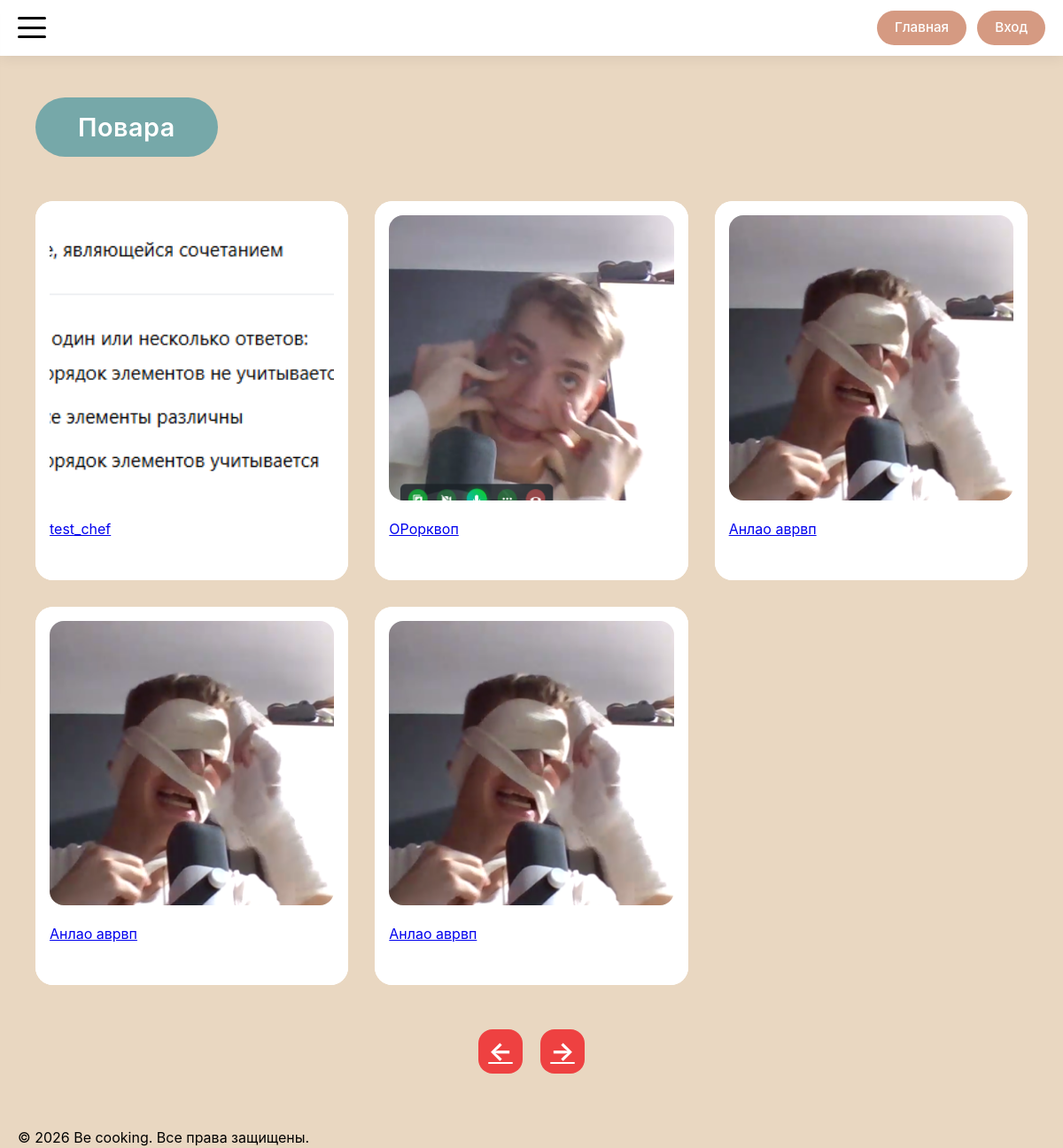
The page /chefs on the database its author committed.
### models.py (models this page shows)
class Chef(db.Model):
    __tablename__ = 'chef'
    id = db.Column(db.Integer, primary_key=True)
    name = db.Column(db.String(70), nullable=False)
    description = db.Column(db.Text, nullable=False)
    image_url = db.Column(db.String(300))
    tags = db.Column(db.JSON)  # Хранит массив строк: ["итальянская", "французская"]
    created_at = db.Column(db.DateTime, default=datetime.utcnow)
    user_id = db.Column(db.Integer, db.ForeignKey('user.id'), nullable=False)
    ratings = db.relationship('ChefRating', backref='chef', lazy='dynamic', cascade='all, delete-orphan')

### routes/chef_routes.py (the view)
@app.route('/chefs')
def chefs():
    page = request.args.get('page', 1, type=int)
    category = request.args.get('category', type=str)
    per_page = 6
    query = Chef.query.order_by(Chef.created_at.desc())
    if category:
        query = query.filter(Chef.tags.contains(category.lower()))
    pagination = query.paginate(page=page, per_page=per_page, error_out=False)
    adapted_chefs = [adapt_chef_for_template(c) for c in pagination.items]
    return render_template(
        'chefs/chefs.html',
        chefs=adapted_chefs,
        current_page=page,
        has_next=pagination.has_next,
        current_category=category
    )

### app.py (called while the page is built)
@app.context_processor
def inject_enums():
    return dict(UserRoleEnum=UserRoleEnum)

### routes/chef_routes.py (called while the page is built)
def adapt_chef_for_template(chef):
    if chef:
        chef.photo_url = chef.image_url
        chef.bio = chef.description
    return chef

### templates/chefs/chefs.html (shortened to what this page needs)
{% extends 'base/base.html' %}
{% block main_class %}gallery-main{% endblock %}
{% block container_class %}gallery-container{% endblock %}
{% block content %}
<div class="gallery-header-wrapper" style="display: flex; justify-content: space-between; align-items: center;">
    <h1 class="gallery-title">Повара</h1>
</div>
<div class="gallery-grid">
    {% for chef in chefs %}
        {% with
            title = chef.name,
            image_url = chef.photo_url,
            detail_endpoint = 'chef_profile',
            item_id = chef.id
        %}
            {% include 'components/_card.html' %}
        {% endwith %}
    {% else %}
        <p>Поваров пока нет, но скоро они появятся!</p>
    {% endfor %}
</div>
<div class="gallery-pagination">
    <a href="{{ url_for('chefs', page=current_page-1) }}" class="pagination-btn {% if current_page == 1 %}disabled{% endif %}">←</a>
    <a href="{{ url_for('chefs', page=current_page+1) }}" class="pagination-btn {% if not has_next %}disabled{% endif %}">→</a>
</div>
{% endblock %}

### templates/components/_card.html (shortened to what this page needs)
{% if detail_endpoint == 'recipe_detail' or  detail_endpoint == 'recipe_manage' %}
<div class="card">
    <a href="{{ url_for(detail_endpoint, recipe_id=item_id) }}"
       class="card-link">
        <div class="card-inner">
            <div class="card-image">
                <img src="{{ recipe.main_image_url if (recipe and recipe.main_image_url) else 'https://placehold.co/400x300' }}"
                     alt="{{ recipe.title if recipe else 'Рецепт' }}">
            </div>
            <div class="card-text">{{ recipe.title if recipe else 'Рецепт' }}</div>
        </div>
    </a>
</div>
{% else %}
<div class="card">
    <a href="{{ url_for(detail_endpoint, chef_id=item_id) }}"
       class="card-link">
        <div class="card-inner">
            <div class="card-image">
                <img src="{{ image_url if image_url else 'https://placehold.co/400x300' }}"
                     alt="{{ title }}">
            </div>
            <div class="card-text">{{ title }}</div>
        </div>
    </a>
</div>
{% endif %}

### rows shown on the page
Chef: image_url (picture), name "test_chef"
Chef: image_url (picture), name "ОРорквоп"
Chef: image_url (picture), name "Анлао аврвп"
Chef: image_url (picture), name "Анлао аврвп"
Chef: image_url (picture), name "Анлао аврвп"

### other values the page prints
{{ now.year if now else '2026' }} "2026"
